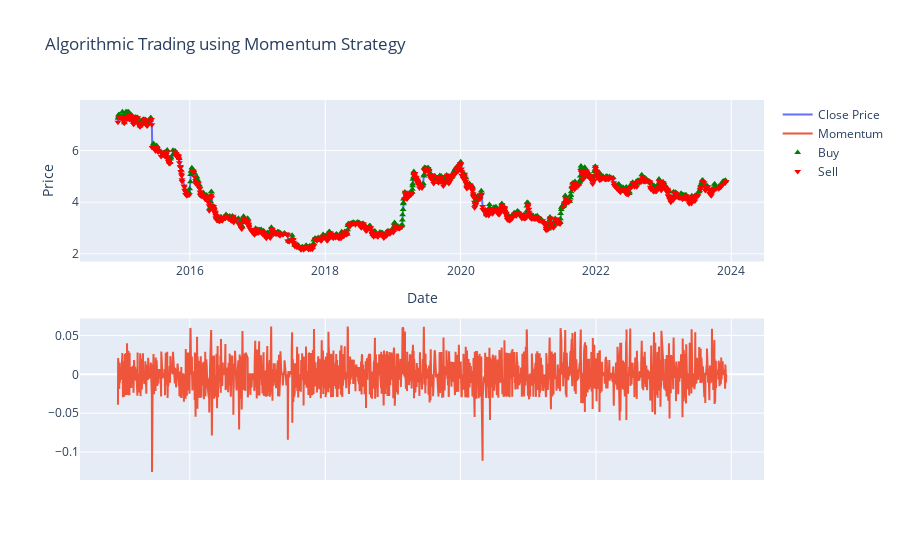

Notebook code cell kept with this figure:
### Code cell
# Creating subplots to show momentum and buying/selling markers
figure = make_subplots(rows=2, cols=1)
figure.add_trace(go.Scatter(x=data.index, 
                         y=data['Close'], 
                         name='Close Price'))
figure.add_trace(go.Scatter(x=data.index, 
                         y=data['momentum'], 
                         name='Momentum', 
                         yaxis='y2'))

# Adding the buy and sell signals
figure.add_trace(go.Scatter(x=data.loc[data['momentum'] > 0].index, 
                         y=data.loc[data['momentum'] > 0]['Close'], 
                         mode='markers', name='Buy', 
                         marker=dict(color='green', symbol='triangle-up')))

figure.add_trace(go.Scatter(x=data.loc[data['momentum'] < 0].index, 
                         y=data.loc[data['momentum'] < 0]['Close'], 
                         mode='markers', name='Sell', 
                         marker=dict(color='red', symbol='triangle-down')))
figure.update_layout(title='Algorithmic Trading using Momentum Strategy',
                  xaxis_title='Date',
                  yaxis_title='Price')
figure.update_yaxes(title="Momentum", secondary_y=True)

### Figure 1 — Plotly figure (JSON) as saved in the notebook; plotly's stock layout.template omitted (floating-point values rounded to 4 significant figures; data arrays with more than 128 entries replaced by an {"elided": "..."} marker saying what was removed)
{"data": [{"name": "Close Price", "type": "scatter", "x": {"elided": "2021 str values"}, "y": {"elided": "2021 float values"}}, {"name": "Momentum", "type": "scatter", "x": {"elided": "2021 str values"}, "y": {"elided": "2021 float values"}, "yaxis": "y2"}, {"marker": {"color": "green", "symbol": "triangle-up"}, "mode": "markers", "name": "Buy", "type": "scatter", "x": {"elided": "705 str values"}, "y": {"elided": "705 float values"}}, {"marker": {"color": "red", "symbol": "triangle-down"}, "mode": "markers", "name": "Sell", "type": "scatter", "x": {"elided": "855 str values"}, "y": {"elided": "855 float values"}}], "layout": {"autosize": true, "title": {"text": "Algorithmic Trading using Momentum Strategy"}, "xaxis": {"anchor": "y", "autorange": true, "domain": [0, 1], "range": ["2014-05-23 04:40:56.1135", "2024-06-20 19:19:03.8865"], "title": {"text": "Date"}, "type": "date"}, "xaxis2": {"anchor": "y2", "domain": [0, 1]}, "yaxis": {"anchor": "x", "autorange": true, "domain": [0.575, 1], "range": [1.501, 8.159], "title": {"text": "Price"}, "type": "linear"}, "yaxis2": {"anchor": "x2", "autorange": true, "domain": [0, 0.425], "range": [-0.1361, 0.072], "type": "linear"}}}
